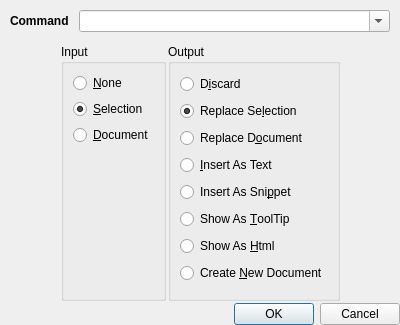
<?xml version="1.0" encoding="UTF-8"?>
<ui version="4.0">
 <class>FilterThroughCommand</class>
 <widget class="QDialog" name="FilterThroughCommand">
  <property name="geometry">
   <rect>
    <x>0</x>
    <y>0</y>
    <width>400</width>
    <height>325</height>
   </rect>
  </property>
  <property name="windowTitle">
   <string>Filter Through Command</string>
  </property>
  <property name="windowIcon">
   <iconset>
    <normaloff>:/resources/actions/view-filter.png</normaloff>:/resources/actions/view-filter.png</iconset>
  </property>
  <layout class="QVBoxLayout" name="verticalLayout_3">
   <property name="spacing">
    <number>2</number>
   </property>
   <property name="margin">
    <number>0</number>
   </property>
   <item>
    <layout class="QHBoxLayout" name="horizontalLayout" stretch="0,0">
     <property name="spacing">
      <number>10</number>
     </property>
     <property name="margin">
      <number>10</number>
     </property>
     <item>
      <widget class="QLabel" name="label">
       <property name="sizePolicy">
        <sizepolicy hsizetype="Minimum" vsizetype="Preferred">
         <horstretch>0</horstretch>
         <verstretch>0</verstretch>
        </sizepolicy>
       </property>
       <property name="font">
        <font>
         <weight>75</weight>
         <bold>true</bold>
        </font>
       </property>
       <property name="text">
        <string>Command</string>
       </property>
      </widget>
     </item>
     <item>
      <widget class="QComboBox" name="comboCommand">
       <property name="sizePolicy">
        <sizepolicy hsizetype="Expanding" vsizetype="Fixed">
         <horstretch>0</horstretch>
         <verstretch>0</verstretch>
        </sizepolicy>
       </property>
       <property name="editable">
        <bool>true</bool>
       </property>
       <property name="className" stdset="0">
        <string>bigPadding</string>
       </property>
      </widget>
     </item>
    </layout>
   </item>
   <item>
    <layout class="QHBoxLayout" name="horizontalLayout_2">
     <item>
      <spacer name="horizontalSpacer">
       <property name="orientation">
        <enum>Qt::Horizontal</enum>
       </property>
       <property name="sizeHint" stdset="0">
        <size>
         <width>40</width>
         <height>20</height>
        </size>
       </property>
      </spacer>
     </item>
     <item>
      <widget class="QGroupBox" name="groupBox">
       <property name="title">
        <string>Input</string>
       </property>
       <layout class="QVBoxLayout" name="verticalLayout_2">
        <item>
         <widget class="QRadioButton" name="radioInputNone">
          <property name="text">
           <string>&amp;None</string>
          </property>
         </widget>
        </item>
        <item>
         <widget class="QRadioButton" name="radioInputSelection">
          <property name="text">
           <string>&amp;Selection</string>
          </property>
          <property name="checked">
           <bool>true</bool>
          </property>
         </widget>
        </item>
        <item>
         <widget class="QRadioButton" name="radioInputDocument">
          <property name="text">
           <string>&amp;Document</string>
          </property>
         </widget>
        </item>
        <item>
         <spacer name="verticalSpacer">
          <property name="orientation">
           <enum>Qt::Vertical</enum>
          </property>
          <property name="sizeHint" stdset="0">
           <size>
            <width>20</width>
            <height>40</height>
           </size>
          </property>
         </spacer>
        </item>
       </layout>
      </widget>
     </item>
     <item>
      <widget class="QGroupBox" name="groupBox_2">
       <property name="title">
        <string>Output</string>
       </property>
       <layout class="QVBoxLayout" name="verticalLayout">
        <item>
         <widget class="QRadioButton" name="radioOutputDiscard">
          <property name="text">
           <string>D&amp;iscard</string>
          </property>
         </widget>
        </item>
        <item>
         <widget class="QRadioButton" name="radioOutputSelection">
          <property name="text">
           <string>Replace Se&amp;lection</string>
          </property>
          <property name="checked">
           <bool>true</bool>
          </property>
         </widget>
        </item>
        <item>
         <widget class="QRadioButton" name="radioOutputDocument">
          <property name="text">
           <string>Replace D&amp;ocument</string>
          </property>
         </widget>
        </item>
        <item>
         <widget class="QRadioButton" name="radioOutputInsertText">
          <property name="text">
           <string>&amp;Insert As Text</string>
          </property>
         </widget>
        </item>
        <item>
         <widget class="QRadioButton" name="radioOutputInsertSnippet">
          <property name="text">
           <string>Insert As Sni&amp;ppet</string>
          </property>
         </widget>
        </item>
        <item>
         <widget class="QRadioButton" name="radioOutputShowToolTip">
          <property name="text">
           <string>Show As &amp;ToolTip</string>
          </property>
         </widget>
        </item>
        <item>
         <widget class="QRadioButton" name="radioOutputShowAsHTML">
          <property name="text">
           <string>Show As &amp;Html</string>
          </property>
         </widget>
        </item>
        <item>
         <widget class="QRadioButton" name="radioOutputCreateNewDocument">
          <property name="text">
           <string>Create &amp;New Document</string>
          </property>
         </widget>
        </item>
       </layout>
      </widget>
     </item>
     <item>
      <spacer name="horizontalSpacer_2">
       <property name="orientation">
        <enum>Qt::Horizontal</enum>
       </property>
       <property name="sizeHint" stdset="0">
        <size>
         <width>40</width>
         <height>20</height>
        </size>
       </property>
      </spacer>
     </item>
    </layout>
   </item>
   <item>
    <widget class="QDialogButtonBox" name="buttonBox">
     <property name="orientation">
      <enum>Qt::Horizontal</enum>
     </property>
     <property name="standardButtons">
      <set>QDialogButtonBox::Cancel|QDialogButtonBox::Ok</set>
     </property>
    </widget>
   </item>
  </layout>
 </widget>
 <resources>
  <include location="../../res.qrc"/>
 </resources>
 <connections>
  <connection>
   <sender>buttonBox</sender>
   <signal>accepted()</signal>
   <receiver>FilterThroughCommand</receiver>
   <slot>accept()</slot>
   <hints>
    <hint type="sourcelabel">
     <x>248</x>
     <y>254</y>
    </hint>
    <hint type="destinationlabel">
     <x>157</x>
     <y>274</y>
    </hint>
   </hints>
  </connection>
  <connection>
   <sender>buttonBox</sender>
   <signal>rejected()</signal>
   <receiver>FilterThroughCommand</receiver>
   <slot>reject()</slot>
   <hints>
    <hint type="sourcelabel">
     <x>316</x>
     <y>260</y>
    </hint>
    <hint type="destinationlabel">
     <x>286</x>
     <y>274</y>
    </hint>
   </hints>
  </connection>
 </connections>
</ui>
